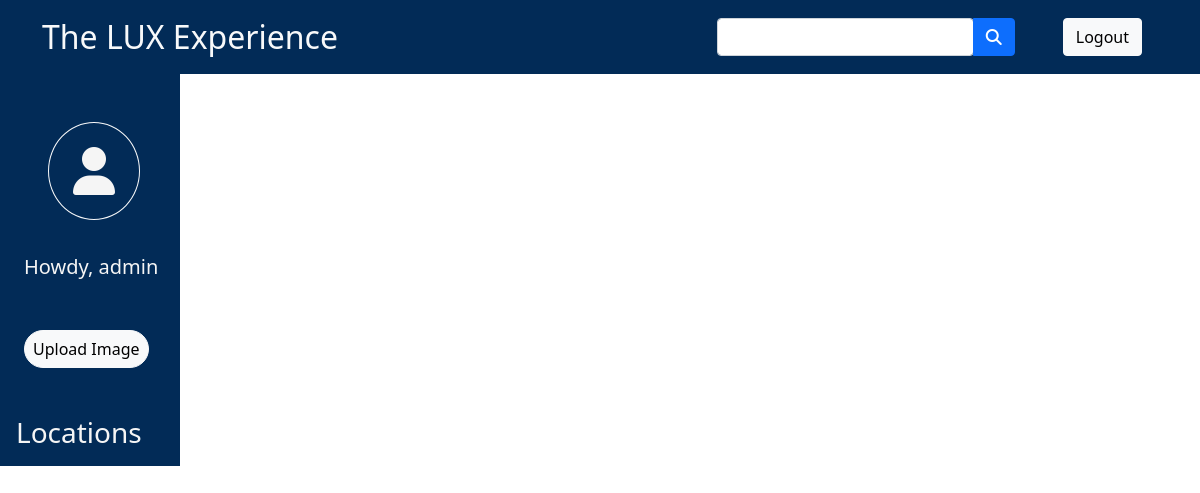
Page / (signed in) on the earlier database version.
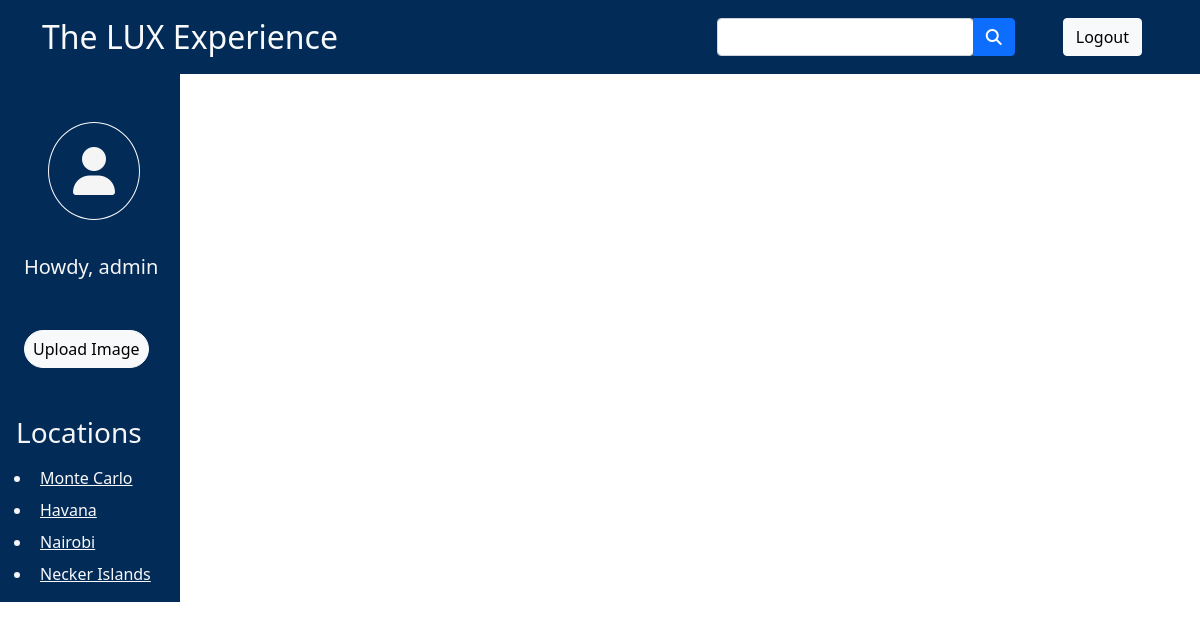
Same page on the later database version.
### gallery/models.py (models this page shows, shortened)
class Location(models.Model):
    photo_location = models.CharField(max_length=100)

### gallery/views.py (the view)
# urls.py: path('', index, name='index'),
@login_required(login_url='login')
def index(request):
    try:
        images = Photo.objects.all()
        locations = Location.objects.all()
        context = {'photos': images, 'locations': locations}
        return render(request, 'index.html', context)
    except:
        messages.error(request, 'An Error occurred while Fetching Images')
    return render(request, 'index.html')

### gallery/templates/index.html (shortened to what this page needs)
{% extends 'base.html' %} {% block content %}
<div>
	<div class="row">
		<div class="col-12 col-md-3 col-lg-2">{% include 'sidebar.html' %}</div>
		<div class="col-12 col-md-9 col-lg-10">
			<div class="container-fluid pt-3">
				<div class="d-flex justify-content-around flex-wrap">
				</div>
			</div>
		</div>
	</div>
</div>
{% endblock %}

### templates/base.html (shortened to what this page needs)
<!DOCTYPE html>
<html lang="en">
	<head>
		<link
			href="https://cdn.jsdelivr.net/npm/bootstrap@5.1.3/dist/css/bootstrap.min.css"
			rel="stylesheet"
		/>
		<link
			rel="stylesheet"
			href="https://cdnjs.cloudflare.com/ajax/libs/font-awesome/6.1.1/css/all.min.css"
		/>
	</head>
	<body>
		{% include 'navbar.html' %}  {% block content %} {% endblock %}
	</body>
</html>

### templates/navbar.html (shortened to what this page needs)
{% load static %}
<nav
	style="background-color: #022b57"
	class="navbar navbar-expand-lg navbar-light"
>
	<div class="container">
		<a class="text-light navbar-brand fs-2" href="{% url 'index'%}">
			The LUX Experience
		</a>
		<div class="collapse navbar-collapse" id="navbarButtonsExample">
			<div class="ms-auto d-flex">
				{% if user.is_authenticated %}
				<div class="input-group me-5">
					<div class="form-outline">
						<input type="search" id="form1" class="form-control" />
					</div>
					<button type="button" class="btn btn-primary">
						<i class="fas fa-search"></i>
					</button>
				</div>
				<a href="{% url 'logout' %}" class="btn btn-light me-3"> Logout </a>
				{% else %}
				<a href="{% url 'login' %}" class="btn btn-light me-3"> Login </a>
				{% endif %}
			</div>
		</div>
	</div>
</nav>

### gallery/templates/sidebar.html
<div style="min-height: 100%; color: whitesmoke; background-color: #022b57">
	<div class="py-4 px-5">
		<i class="fa-solid fa-user display-5 mt-4 border border-light px-4 py-4 rounded-circle"></i>
	</div>
	<p class="mt-2 mb-5 ps-4 fs-5">Howdy, {{request.user.username}}</p>
	<div class="px-4 mb-5">
		<a href="{% url 'upload' %}" class="btn btn-light rounded-pill px-2">
			Upload Image
		</a>
	</div>
	<div class="my-3">
		<h3 class="px-3 mb-3">Locations</h3>
		<ul>
			{% for location in locations %}
				<li class="mb-2"><a class="text-light p-2" href="#"> {{location.photo_location}} </a></li>
			{% endfor %}
		</ul>
	</div>
</div>

Differences in the rows shown:
added Location: photo_location "Monte Carlo"
added Location: photo_location "Havana"
added Location: photo_location "Nairobi"
added Location: photo_location "Necker Islands"
